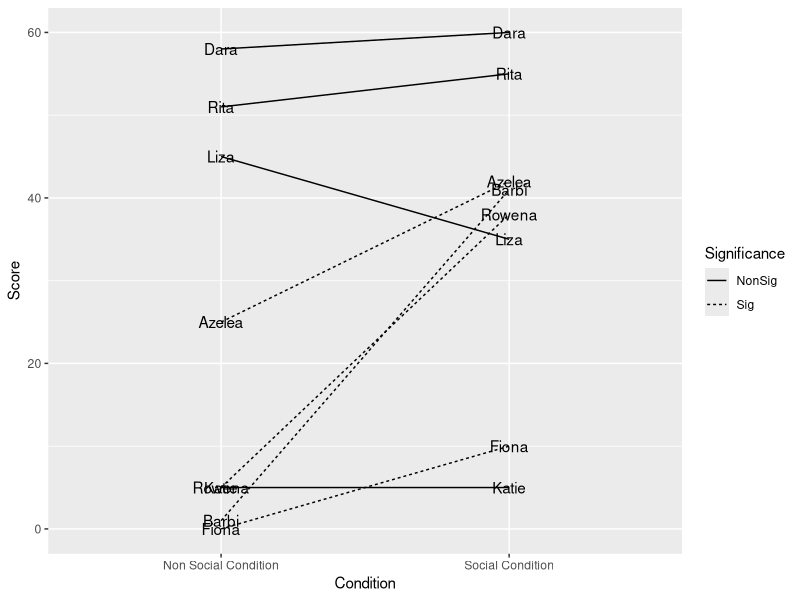
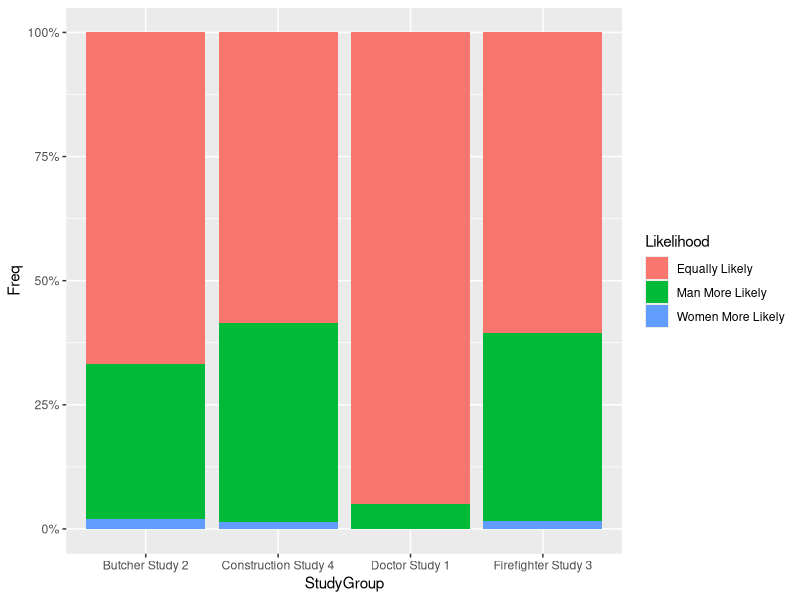
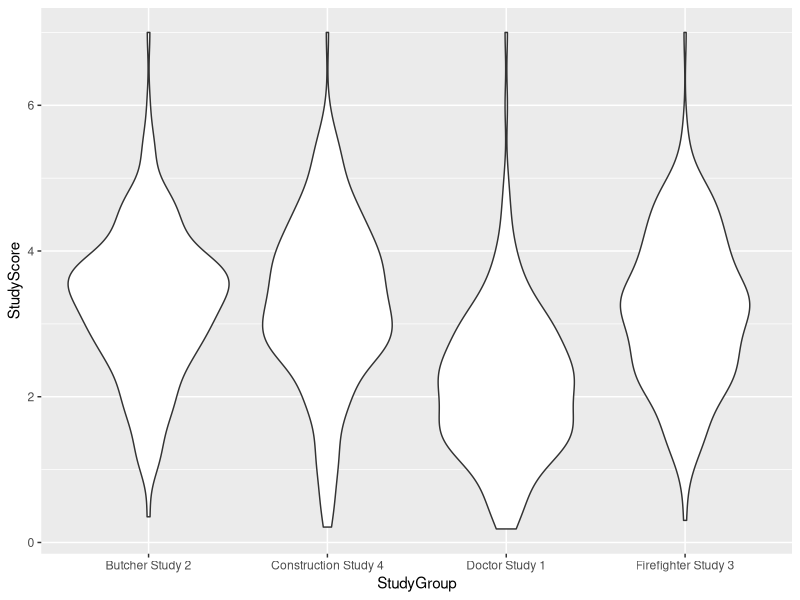

R code for these plots, in order: (Note: this script raises an error after producing the figures.)
## ---- chunk 1
knitr::opts_chunk$set(echo = TRUE)
## ---- chunk 2
library(ggplot2)

Dara <- c(58, 60)
Rita <- c(51, 65)
Liza <- c(45, 35)
Katie <- c(5, 5)
Azelea <- c(25, 42)
Barbi <- c(1,41)
Rowena <- c(5, 38)
Fiona <- c(0, 10)

Chimpanzee <- rep(c("Dara", "Rita", "Liza", "Katie", "Azelea", "Barbi", "Rowena", "Fiona"), each = 2)

Condition <- rep(c("Non Social Condition", "Social Condition"), 8)

Score <- c(58, 60, 51, 55, 45, 35, 5, 5, 25, 42, 1, 41, 5, 38, 0, 10)

Significance <- rep(c("NonSig", "Sig"), each = 8)
CalcuttEtAl2019 <- data.frame(Chimpanzee, Condition, Score, Significance)


ggplot(CalcuttEtAl2019, aes(Condition, Score, group = Chimpanzee, linetype= Significance))+
 geom_line()+
 geom_text(label = Chimpanzee)
## ---- chunk 3
library(ggplot2)
library(scales)

StudyScore <-c(c(abs(rnorm(192, 2.1, 1)), rep(c(1:7))), # Values for Doctor
 c(abs(rnorm(198, 3.3, 1)), 7), # Values for Butcher
 c(abs(rnorm(195, 3.1, 1)), 4.5, 4.5, 4.8, 4.7, 7), #Values for Firefighter
 c(abs(rnorm(200, 3.1, 1)), 4.5, 4.8, 4.8, 4.7, 7)) #Values for Construction Worker

StudyGroup<- c(rep("Doctor Study 1", 199), #Levels for Doctor
 rep("Butcher Study 2", 199), #Levels for Butcher
 rep("Firefighter Study 3", 200), #Levels for Firefigher
 rep("Construction Study 4", 205)) #Levels for Construction Worker

Likelihood <-  c(rep(c("Women More Likely", "Equally Likely", "Man More Likely"), c(0, 189, 10)), #Create frequency of Likelihood for Doctor
 rep(c("Women More Likely", "Equally Likely", "Man More Likely"), c(4, 133, 62)), #Create frequency of Likelihood for Butcher
 rep(c("Women More Likely", "Equally Likely", "Man More Likely"), c(3, 121, 76)), #Create frequency of Likelihood for Firefigher
 rep(c("Women More Likely", "Equally Likely", "Man More Likely"), c(3, 120, 82))) #Create frequency of Likelihood for Construction Worker

Cao2019EtAl <- data.frame(Likelihood, StudyGroup, StudyScore) #Create dataset

Cao2019EtAltable <- data.frame(table(Likelihood, StudyGroup)) #Create table for frequency table

ggplot(Cao2019EtAltable ,aes(x = StudyGroup, y = Freq ,fill = Likelihood)) +  # Grouped bar plot
 geom_bar(position = "fill",stat = "identity") +
 scale_y_continuous(labels = percent_format())

ggplot(Cao2019EtAl, aes(StudyGroup, StudyScore)) + geom_violin()
## ---- chunk 4

library(ggplot2)

n <- 200; m1 <-8; m2<-2; s1<-1;s2<-3;p< -.31

x<- rnorm(n, m1, s1)

y <- s2*p*(x-m1)/s1 + m2 + s2*rnorm(n,0,sqrt(1-p^2))

Pos.cor <- data.frame(x, y)

ggplot(Pos.cor, aes(Pos.cor$x, Pos.cor$y)) + 
  geom_point(size = .5) + 
  theme(panel.background=element_blank()) +
  theme(plot.title = element_text(hjust = 0.5)) +
  theme(plot.background=element_blank()) +
  theme(legend.position="none") +
  labs( x = "Social N400", y = "Autism-Spectrum Quotient (score)")

